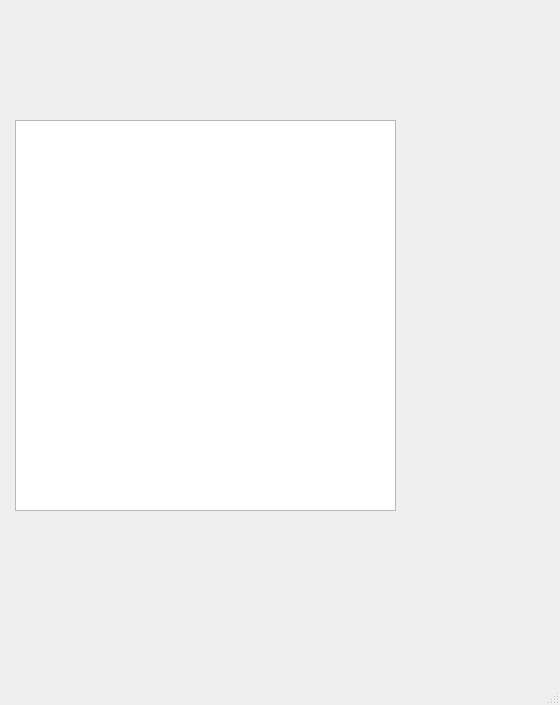
<?xml version="1.0" encoding="UTF-8"?>
<ui version="4.0">
 <class>MainWindow</class>
 <widget class="QMainWindow" name="MainWindow">
  <property name="geometry">
   <rect>
    <x>0</x>
    <y>0</y>
    <width>560</width>
    <height>705</height>
   </rect>
  </property>
  <property name="windowTitle">
   <string>MainWindow</string>
  </property>
  <widget class="QWidget" name="centralwidget">
   <widget class="QGraphicsView" name="graphicsView">
    <property name="geometry">
     <rect>
      <x>15</x>
      <y>120</y>
      <width>381</width>
      <height>391</height>
     </rect>
    </property>
   </widget>
  </widget>
  <widget class="QMenuBar" name="menubar">
   <property name="geometry">
    <rect>
     <x>0</x>
     <y>0</y>
     <width>560</width>
     <height>21</height>
    </rect>
   </property>
  </widget>
  <widget class="QStatusBar" name="statusbar"/>
 </widget>
 <resources/>
 <connections/>
</ui>
